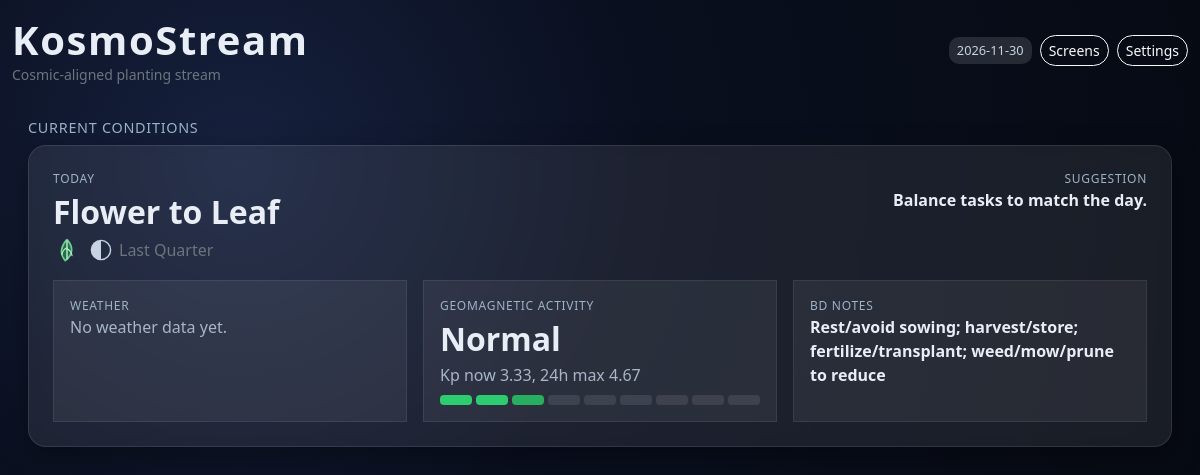
Before: / with the older database file.
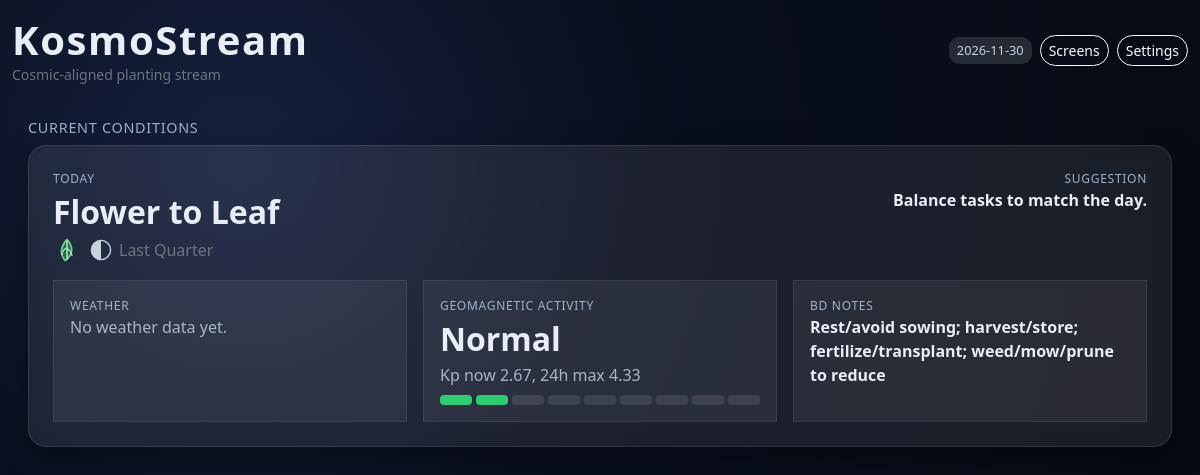
After: the same page with the newer database file.
### tables this page shows
CREATE TABLE bd_calendar (
    date TEXT PRIMARY KEY,  -- ISO YYYY-MM-DD
    phase TEXT,
    sign TEXT,
    type TEXT,
    activities TEXT,
    notes TEXT
);

CREATE TABLE space_weather (
    fetched_at TEXT PRIMARY KEY,
    kp_now REAL,
    kp_24h_max REAL,
    summary TEXT
);

### app.py (the view, shortened to what this page needs)
@app.route("/")
def index():
    override_date = request.args.get("date")
    today = override_date or datetime.date.today().isoformat()
    lat, lon = get_location()
    tzinfo = get_tzinfo()
    tz_label = datetime.datetime.now(tzinfo).tzname()
    tts_param = request.args.get("tts")
    cookie_tts = request.cookies.get("ks_tts")
    if tts_param in {"on", "off"}:
        tts_enabled = tts_param == "on"
    elif cookie_tts in {"on", "off"}:
        tts_enabled = cookie_tts == "on"
    else:
        tts_enabled = TTS_ENABLED_DEFAULT
    conn = get_db()
    bd_row = conn.execute("SELECT * FROM bd_calendar WHERE date=?", (today,)).fetchone()
    wx_row = conn.execute("SELECT * FROM weather_daily WHERE date=?", (today,)).fetchone()
    space_row = conn.execute(
        "SELECT * FROM space_weather ORDER BY fetched_at DESC LIMIT 1"
    ).fetchone()
    forecast_rows = conn.execute(
        "SELECT * FROM weather_daily WHERE date>=? ORDER BY date LIMIT 7", (today,)
    ).fetchall()
    bd_window_rows = conn.execute(
        "SELECT * FROM bd_calendar WHERE date>=? ORDER BY date LIMIT 22", (today,)
    ).fetchall()
    bd = dict(bd_row) if bd_row else None
    wx = dict(wx_row) if wx_row else None
    space = dict(space_row) if space_row else None
    bd_map = {}
    enriched_forecast = []
    if bd:
        bd["notes"] = _clean_note(bd.get("notes"))
    today_suggestion = build_suggestion(bd, wx, space)
    alerts = collect_alerts(bd, wx, space)
    music_dir = Path("static/music")
    soundtrack = []
    if music_dir.exists():
        for p in sorted(music_dir.iterdir()):
            if p.suffix.lower() in {".mp3", ".wav", ".ogg", ".m4a"}:
                soundtrack.append(p.name)
    summary_parts = []
    if bd:
        summary_parts.append(f"Biodynamic {bd.get('type', '')} day, phase {bd.get('phase', '')}.")
    if wx:
        pop_pct = int(((wx.get("pop") or 0) * 100))
        summary_parts.append(
            f"Weather: {wx.get('description', 'n/a')}, high {wx.get('temp_max', 'n/a')} C, rain chance {pop_pct} percent."
        )
    if space and space.get("kp_now") is not None:
        kp_desc = describe_kp(space.get("kp_now")) or f"Kp {space['kp_now']}"
        summary_parts.append(f"Geomagnetic conditions: {kp_desc}.")
    if today_suggestion:
        summary_parts.append(today_suggestion)
    if tts_enabled:
        announce(" ".join(summary_parts))
    conn.close()
    calendar_days = [dict(r) for r in bd_window_rows]
    bd_ranges = build_bd_ranges(calendar_days, today)
    moon_phases = build_phase_list(calendar_days)
    astro_events = []
    astro_targets = [row["date"] for row in forecast_rows[:3]] if forecast_rows else [today]
    seen_dates = set()
    for date_str in astro_targets:
        if date_str in seen_dates:
            continue
        seen_dates.add(date_str)
        events = compute_astro_events(date_str, lat, lon, tzinfo)
        if events:
            astro_events.append({
                "date": date_str,
                "label": day_label(date_str, today),
                **events,
            })
    resp = make_response(render_template(
        "index.html",
        bd=bd,
        wx=wx,
        space=space,
        forecast=enriched_forecast,
        today_suggestion=today_suggestion,
        alerts=alerts,
        soundtrack=soundtrack,
        current_date=today,
        tts_enabled=tts_enabled,
        day_label=day_label,
        bd_ranges=bd_ranges,
        calendar_days=calendar_days,
        moon_phases=moon_phases,
        astro_events=astro_events,
        astro_tz=tz_label,
    ))
    if tts_param in {"on", "off"}:
        resp.set_cookie("ks_tts", tts_param, max_age=30*24*3600)
    return resp

### app.py (called while the page is built)
def collect_alerts(bd_entry, wx_entry, space_entry):
    alerts = []
    bd_type = (bd_entry.get("type") if bd_entry else "") or ""
    if bd_type.lower() in {"rest", "barren"}:
        alerts.append({"level": "danger", "text": "BD rest/barren period — avoid sowing/planting."})
    if wx_entry:
        pop = (wx_entry.get("pop") or 0) * 100
        if pop >= 60:
            alerts.append({"level": "warning", "text": f"High rain chance today ({pop:.0f}% POP)."})
    if space_entry and space_entry.get("kp_now") is not None and space_entry["kp_now"] >= 5:
        alerts.append({"level": "warning", "text": f"Space weather alert: Kp {space_entry['kp_now']}."})
    return alerts

def describe_kp(kp_val):
    if kp_val is None:
        return None
    try:
        v = float(kp_val)
    except Exception:
        return None
    if v < 2:
        label = "Quiet"
    elif v < 4:
        label = "Unsettled"
    elif v < 5:
        label = "Active"
    elif v < 7:
        label = "Storm"
    else:
        label = "Severe Storm"
    return f"{label} (Kp {v:g})"

def _clean_note(value):
    if value is None:
        return None
    text = str(value).strip()
    if text == "-" or text == "":
        return None
    return text

def _fmt_range(start_dt, end_dt, today_dt):
    def label(d):
        if d == today_dt:
            return "Today"
        if d == today_dt + datetime.timedelta(days=1):
            return "Tomorrow"
        return d.strftime("%b %d")
    if start_dt == end_dt:
        return label(start_dt)
    return f"{label(start_dt)} – {label(end_dt)}"

def build_phase_list(rows, limit=12):
    wanted = {"new": "New Moon", "first quarter": "First Quarter", "full": "Full Moon", "last quarter": "Last Quarter", "third quarter": "Last Quarter"}
    phases = []
    seen_labels = set()
    for r in rows:
        phase_raw = (r.get("phase") or "").strip()
        phase_l = phase_raw.lower()
        label = None
        for key, name in wanted.items():
            if key in phase_l:
                label = name
                break
        if not label:
            continue
        if label in seen_labels:
            continue
        phases.append({"date": r["date"], "phase": label})
        seen_labels.add(label)
        if len(phases) >= limit:
            break
    return phases

def _parse_location(env_name, fallback):
    val = os.getenv(env_name)
    try:
        return float(val) if val is not None else fallback
    except Exception:
        return fallback

### templates/index.html (shortened to what this page needs)
<!doctype html>
<html lang="en">
<head>
  <link href="https://cdn.jsdelivr.net/npm/bootstrap@5.3.3/dist/css/bootstrap.min.css" rel="stylesheet">
</head>
<body>
<div class="container-fluid py-3">
  <div class="d-flex align-items-center justify-content-between mb-3">
    <div>
      <h1 class="hero-title fw-bold mb-0">KosmoStream</h1>
      <div class="small text-secondary">Cosmic-aligned planting stream</div>
    </div>
    <div class="d-flex gap-2 align-items-center">
      <span class="badge-soft">{{ current_date }}</span>
      <button class="btn btn-sm btn-outline-light pill-btn" id="openScreens">Screens</button>
      <button class="btn btn-sm btn-outline-light pill-btn" data-bs-toggle="modal" data-bs-target="#settingsModal">Settings</button>
    </div>
  </div>
  <div id="slides-wrapper">
  <section class="view-slide active" id="slide-current">
    <div class="section-title">Current Conditions</div>
    <div class="glass p-4">
      <div class="d-flex justify-content-between align-items-start mb-3">
        <div>
          <div class="metric-label">Today</div>
          <div class="metric-value" id="bd-type">{{ bd['type'] if bd else 'No BD data' }}</div>
          <div class="text-secondary d-flex align-items-center">{% if bd %}{% include 'partials/bd_icon.html' with context %}{% set phase_text = bd['phase'] %}{% include 'partials/moon_icon.html' with context %}{{ bd['phase'] }}{% endif %}</div>
        </div>
        <div class="text-end">
          <div class="metric-label">Suggestion</div>
          <div class="fw-semibold" id="today-suggestion">{{ today_suggestion }}</div>
        </div>
      </div>
      <div class="row g-3">
        <div class="col-md-4">
          <div class="card-dark p-3 h-100">
            <div class="metric-label">Weather</div>
            {% if wx %}
              <div class="metric-value" id="temp-range" data-raw-min="{{ wx['temp_min'] }}" data-raw-max="{{ wx['temp_max'] }}">{{ wx['temp_min']|round }}–{{ wx['temp_max']|round }}°{{ 'C' }}</div>
              <div class="muted" id="wx-desc">{{ wx['description'] }}</div>
              <div class="badge-soft mt-2" id="wx-pop">POP {{ (wx['pop'] or 0)*100|round }}%</div>
            {% else %}
              <div class="muted">No weather data yet.</div>
            {% endif %}
          </div>
        </div>
        <div class="col-md-4">
          <div class="card-dark p-3 h-100">
            <div class="metric-label">Geomagnetic Activity</div>
            {% if space %}
              <div class="metric-value" id="kp-now" data-kp="{{ space['kp_now'] or '' }}">Kp {{ space['kp_now'] or 'n/a' }}</div>
              <div class="muted" id="space-summary">{{ space['summary'] }}</div>
              {% if space['kp_now'] is not none %}
              <div class="kp-bar mt-2" id="kp-bar">
                {% for i in range(1,10) %}
                  {% set active_class = 'on-' ~ i if i <= space['kp_now']|round(0, 'floor') else '' %}
                  <div class="kp-cell {{ active_class }}"></div>
                {% endfor %}
              </div>
              {% endif %}
            {% else %}
              <div class="muted">No space data yet.</div>
            {% endif %}
          </div>
        </div>
        <div class="col-md-4">
          <div class="card-dark p-3 h-100">
            <div class="metric-label">BD Notes</div>
            {% if bd %}
              <div class="fw-semibold" id="bd-activities">{{ bd['activities'] }}</div>
            {% else %}
              <div class="muted">No BD data yet.</div>
            {% endif %}
          </div>
        </div>
      </div>
    </div>
  </section>
  </div>
</div>
</body>
</html>

### templates/partials/moon_icon.html
{% set phase_text = phase_text if phase_text is defined else (bd['phase'] if bd is defined and bd else '') %}
{% set phase = phase_text|lower %}
{% set stroke = '#c7d3e3' %}
{% if 'new' in phase %}
<svg class="moon-icon" viewBox="0 0 100 100" xmlns="http://www.w3.org/2000/svg"><circle cx="50" cy="50" r="40" fill="none" stroke="{{ stroke }}" stroke-width="6"/></svg>
{% elif 'full' in phase %}
<svg class="moon-icon" viewBox="0 0 100 100" xmlns="http://www.w3.org/2000/svg"><circle cx="50" cy="50" r="40" fill="{{ stroke }}" stroke="{{ stroke }}" stroke-width="6"/></svg>
{% elif 'first quarter' in phase %}
<svg class="moon-icon" viewBox="0 0 100 100" xmlns="http://www.w3.org/2000/svg"><circle cx="50" cy="50" r="40" fill="none" stroke="{{ stroke }}" stroke-width="6"/><path d="M50 10 A40 40 0 0 1 50 90 L50 10 Z" fill="{{ stroke }}"/></svg>
{% elif 'last quarter' in phase or 'third quarter' in phase %}
<svg class="moon-icon" viewBox="0 0 100 100" xmlns="http://www.w3.org/2000/svg"><circle cx="50" cy="50" r="40" fill="none" stroke="{{ stroke }}" stroke-width="6"/><path d="M50 10 A40 40 0 0 0 50 90 L50 10 Z" fill="{{ stroke }}"/></svg>
{% elif 'waxing' in phase %}
<svg class="moon-icon" viewBox="0 0 100 100" xmlns="http://www.w3.org/2000/svg">
	<circle cx="50" cy="50" r="40" fill="none" stroke="{{ stroke }}" stroke-width="6"/>
	<path d="M50 10 A40 40 0 0 1 50 90 A24 40 0 0 0 50 10 Z" fill="{{ stroke }}"/>
</svg>
{% elif 'waning' in phase %}
<svg class="moon-icon" viewBox="0 0 100 100" xmlns="http://www.w3.org/2000/svg">
	<circle cx="50" cy="50" r="40" fill="none" stroke="{{ stroke }}" stroke-width="6"/>
	<path d="M50 10 A40 40 0 0 0 50 90 A24 40 0 0 1 50 10 Z" fill="{{ stroke }}"/>
</svg>
{% else %}
<svg class="moon-icon" viewBox="0 0 100 100" xmlns="http://www.w3.org/2000/svg"><circle cx="50" cy="50" r="40" fill="none" stroke="{{ stroke }}" stroke-width="6"/></svg>
{% endif %}

### templates/index.html (style rules this page uses)
body { background: radial-gradient(circle at 20% 20%, #16213e 0%, #0a0f1f 35%, #050910 100%); color: #e9edf5; min-height: 100vh; overflow: hidden; }
.glass { background: rgba(255,255,255,0.08); border: 1px solid rgba(255,255,255,0.1); box-shadow: 0 10px 30px rgba(0,0,0,0.35); backdrop-filter: blur(6px); border-radius: 18px; }
.hero-title { letter-spacing: 0.04em; }
.metric-label { text-transform: uppercase; letter-spacing: 0.06em; font-size: 0.75rem; color: #9fb3c8; }
.metric-value { font-size: 2rem; font-weight: 700; }
.badge-soft { background: rgba(255,255,255,0.12); color: #c7d3e3; border-radius: 10px; padding: 4px 8px; font-size: 0.8rem; }
.card-dark { background: rgba(255,255,255,0.06); border: 1px solid rgba(255,255,255,0.08); color: #e9edf5; }
.kp-bar { display: grid; grid-template-columns: repeat(9, 1fr); gap: 4px; margin-top: 6px; }
.kp-cell { height: 10px; border-radius: 4px; background: rgba(255,255,255,0.1); }
.kp-cell.on-1 { background:#2ecc71; }
.kp-cell.on-2 { background:#2ecc71; }
.muted { color: #a8b6c8; }
.view-slide { min-height: 80vh; padding: 1rem; display: none; }
.view-slide.active { display: block; }
.moon-icon { width: 24px; height: 24px; margin-right: 6px; }
.pill-btn { border-radius: 999px; }
.section-title { letter-spacing: 0.05em; text-transform: uppercase; font-size: 0.9rem; color: #9fb3c8; margin-bottom: .4rem; }

Changed rows visible on the page:
no longer on this page (row unchanged): space_weather: summary "Kp now 3.33, 24h max 4.67", kp_now 3.33 (drawn)
added space_weather: summary "Kp now 2.67, 24h max 4.33", kp_now 2.67 (drawn)
